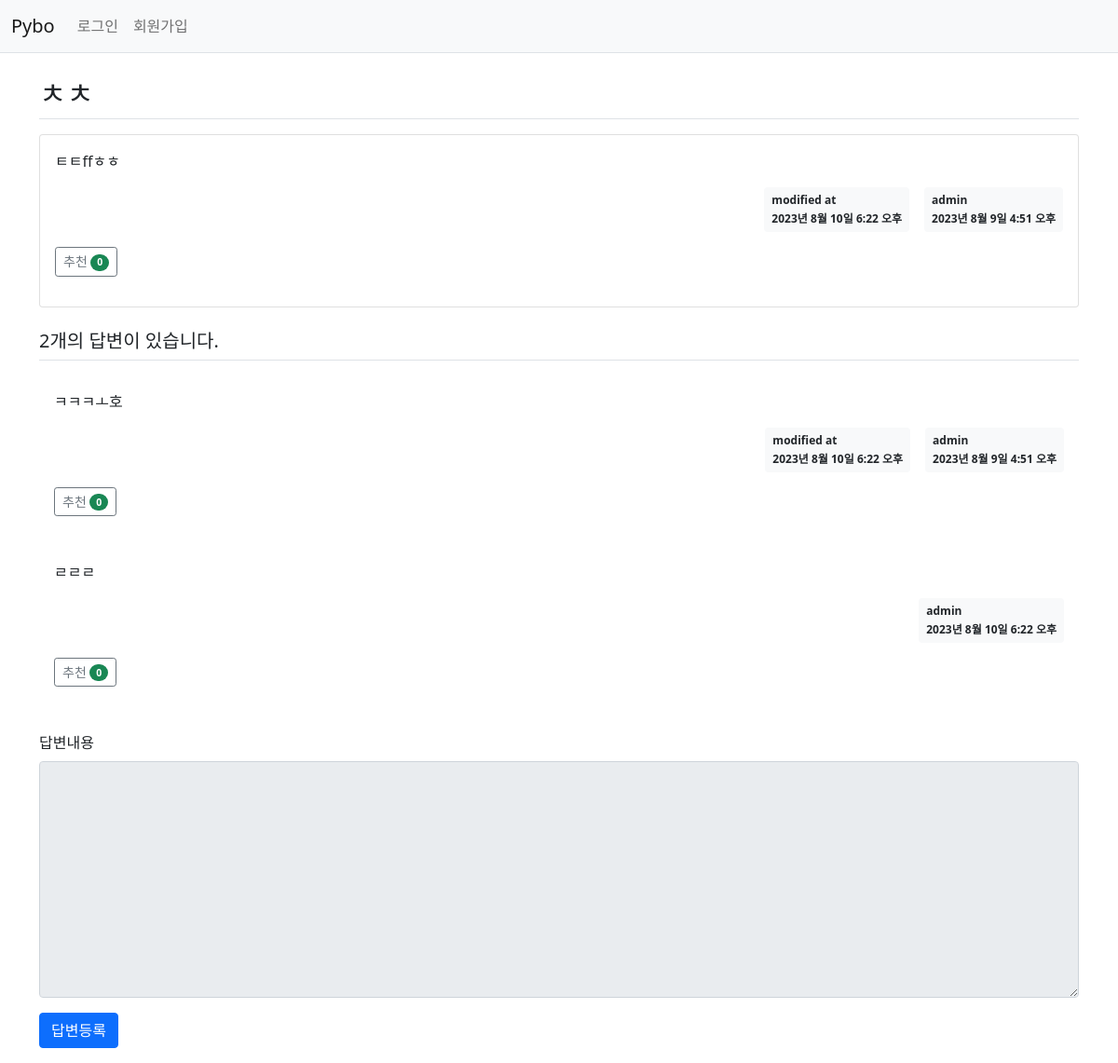
Page /pybo/306/ on the committed database.
### pybo/models.py (models this page shows, shortened)
class Question(models.Model):
    author = models.ForeignKey(User, on_delete=models.CASCADE, related_name='author_question')
    subject = models.CharField(max_length=200)
    content = models.TextField()
    create_date = models.DateTimeField()
    modify_date = models.DateTimeField(null=True, blank=True)
    voter = models.ManyToManyField(User, related_name='voter_question')  # 추천인 추가

class Answer(models.Model):
    author = models.ForeignKey(User, on_delete=models.CASCADE, related_name='author_answer')
    question = models.ForeignKey(Question, on_delete=models.CASCADE)
    content = models.TextField()
    create_date = models.DateTimeField()
    modify_date = models.DateTimeField(null=True, blank=True)
    voter = models.ManyToManyField(User, related_name='voter_answer')

### pybo/views/base_views.py (the view)
def detail(request, question_id):
    question = get_object_or_404(Question, pk=question_id)
    context = {'question' : question}
    return render(request, 'pybo/question_detail.html', context)

### pybo/templatetags/pybo_filter.py (called while the page is built)
@register.filter
def mark(value):
    extensions = ["nl2br", "fenced_code"]
    return mark_safe(markdown.markdown(value, extensions=extensions))

### templates/pybo/question_detail.html (shortened to what this page needs)
{% extends 'base.html' %}
{% load pybo_filter %}
{% block content %}
<div class="container my-3">
    <h2 class="border-bottom py-2">{{ question.subject }}</h2>
    <div class="card my-3">
        <div class="card-body">
            <div class="card-text" >{{ question.content|mark }}</div>
            <div class="d-flex justify-content-end">
                {% if question.modify_date %}
            <div class="badge bg-light text-dark p-2 text-start mx-3">
                <div class="mb-2">modified at</div>
                <div>{{ question.modify_date }}</div>
            </div>
            {% endif %}
            <div class="badge bg-light text-dark p-2 text-start">
                <div class="mb-2">{{ question.author.username }}</div>
                <div>{{ question.create_date }}</div>
            </div>
        </div>
        <div class="my-3">
            <a href="javascript:void(0)" data-uri="{% url 'pybo:question_vote' question.id  %}"
               class="recommend btn btn-sm btn-outline-secondary"> 추천
                <span class="badge rounded-pill bg-success">{{question.voter.count}}</span>
            </a>
        </div>
    </div>
</div>
    <h5 class="border-bottom my-3 py-2">{{question.answer_set.count}}개의 답변이 있습니다.</h5>
    {% for answer in question.answer_set.all %}
    <div class="card-body">
        <div class="card-text" >{{ answer.content |mark}}</div>
        <div class="d-flex justify-content-end">
            {% if answer.modify_date %}
            <div class="badge bg-light text-dark p-2 text-start mx-3">
                <div class="mb-2">modified at</div>
                <div>{{ answer.modify_date }}</div>
            </div>
            {% endif %}
            <div class="badge bg-light text-dark p-2 text-start">
                <div class="mb-2">{{ answer.author.username }}</div>
                <div>{{ answer.create_date }}</div>
            </div>
        </div>
        <div class="my-3">
            <a href="javascript:void(0)" data-uri="{% url 'pybo:answer_vote' answer.id  %}"
               class="recommend btn btn-sm btn-outline-secondary"> 추천
                <span class="badge rounded-pill bg-success">{{answer.voter.count}}</span>
            </a>
        </div>
    </div>
    {% endfor %}
    <form action="{% url 'pybo:answer_create' question.id %}" method="post" class="my-3">
        <div class="mb-3">
            <label for="content" class="form-label">답변내용</label>
            <textarea {% if not user.is_authenticated %}disabled{% endif %}
            name="content" id="content" class="form-control" rows="10"></textarea>
        </div>
        <input type="submit" value="답변등록" class="btn btn-primary">
    </form>
</div>
{% endblock %}

### rows in the picture
Question: subject "ㅊㅊ", content|mark "ㅌㅌffㅎㅎ", modify_date "2023년 8월 10일 6:22 오후", author.username "admin", create_date "2023년 8월 9일 4:51 오후", voter.count "0", answer_set.count "2"
Answer: content|mark "ㅋㅋㅋㅗ호", modify_date "2023년 8월 10일 6:22 오후", author.username "admin", create_date "2023년 8월 9일 4:51 오후", voter.count "0"
Answer: content|mark "ㄹㄹㄹ", author.username "admin", create_date "2023년 8월 10일 6:22 오후", voter.count "0"
